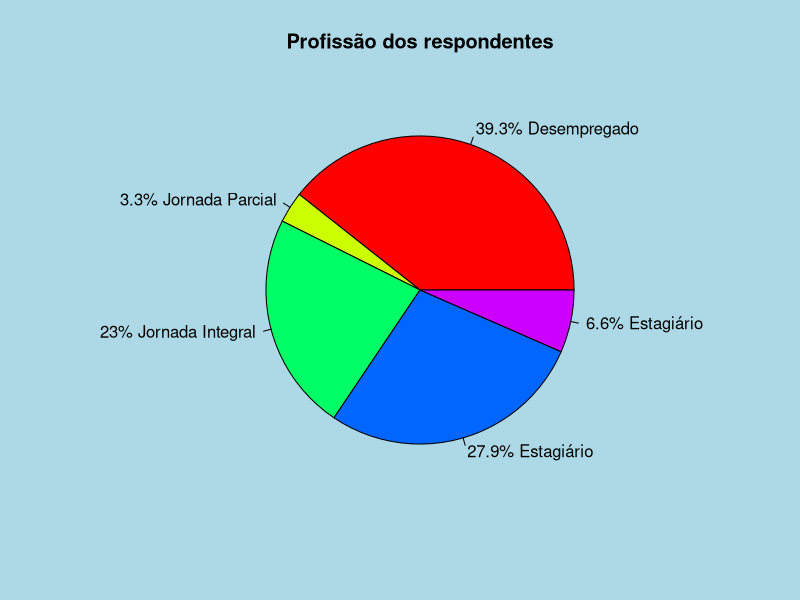
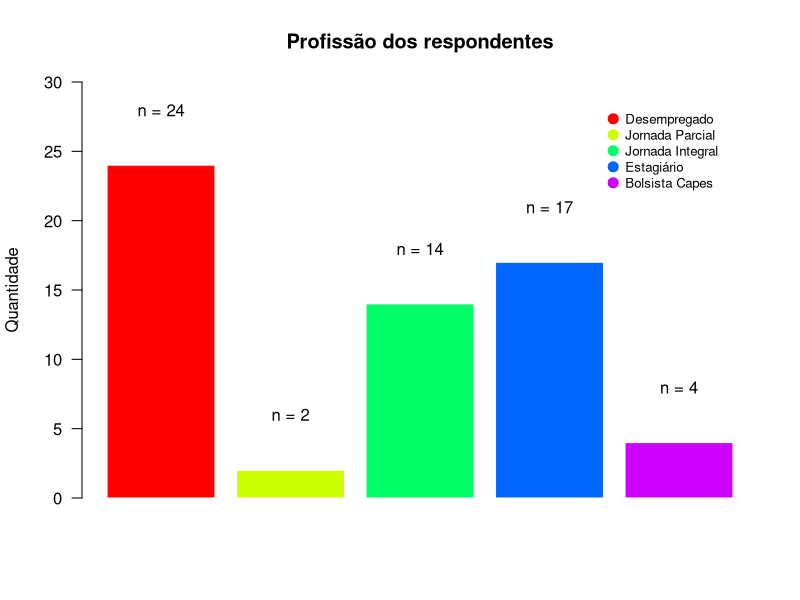

Write R code to recreate these figures, in order.
# ++++++++++++++++++++++++++++++++++++++++++++++++++++++++++++++++++++++++++++++++++++++
#
# Versão 4.0 2018
# Observação: Esta nova versão foi testada no ambiente MacOsx.
#
# Esta versão gera ("plota") os gráficos mas não os mostra na janela "Plots" abaixo à direita do IDE RStudio.
# Os gráficos são gerados e gravados nos arquivos com a extensão .PNG.
# Para tanto, foi criada uma pasta (folder), abaixo da pasta principal com a denominacao de "gráficos". 
#
## Análise Exploratória dos Dados realizada na planilha modificada localizada na pasta dados
## Neste script R o nome da planilha ficou sendo "umses_graduacao_2018.xlsx"
#
# Carregando a biblioteca para leitura e gravação de planilhas Excel formato 'xlsx'
if (!require(readxl)) install.packages('readxl')
library(readxl)
library(graphics)
#
# Lendo a planilha já com o nome modificado
# A opção "sheet = "dados" especifica o nome da área de trabalho que será lida da planilha
#
df <- read_xlsx("dados/umses_graduacao_2018_vtidy.xlsx", sheet="dados")
#
# A função "head(df, 3)" mostra as três primeiras linhas trazidas para o data.frame de nome "df".
# O objetivo é o de fazer uma inspeção visual das colunas e verificar a importação correta dos dados.
#
head(df, 3)
#
# +++++++++++++++++++++++++++++++++++++++++++++++++++++++++++++++++++++++++++++++++++++++
# 
# Iniciando a geração e gravação dos gráficos
#
# Seção I.Dados censitários
#
# Gênero
trab=table(df$trabalha)
trab
# Exibição do conteúdo para simples conferência.
#
# A variável "lbls" é utilizada neste e nos próximos gráficos para definir os rótulos mostrados na figura
lbls <- c("Desempregado", "Jornada Parcial", "Jornada Integral", "Estagiário", "Estagiário", "Frelancer", "Afastado", "Aposentado", "Bolsista Capes")
# A variável "pct" é utilizada neste e nos outros gráficos para definir os valores exibidos em porcentagem
# O valor está arredondado para uma casa decimal
pct <- round(trab/sum(trab)*100, digits=1)
pct
#
# O primeiro gráfico a ser elaborado, será do tipo pizza (pie) para a variável "profissão".
# A variável "lbls" concatena os elementos (nomes) e os valores (em porcentagem)
lbls <- paste0(pct,"% ", lbls) # add percents to labels
lbls
# A chamada da funcao png abaixo serve para plotar o grafico em um arquivo, 
# ao inves de plotar na janela "Plots" no RStudio. 
# Poderiam ser utilizados outros formatos de arquivo, tais como: 'bmp', 'pdf', 'jpeg' ou 'tiff'.
#
# Obs: lembrar de criar um diretório, abaixo do diretório de trabalho atual, com o nome "gráficos"!!
#
png(filename="gráficos/aed_survey_trabalho_tidy.png", width = 800, height = 500, pointsize = 16)
#
# Definindo a cor de fundo do gráfico a ser exibido: azul clara
par(bg = "light blue")
#
# Geração do gráfico tipo pizza (pie)
pie(trab, labels = lbls, edges = 100, angle = 45, col = c(rainbow(5)), border = NULL,
    lty = NULL, main = "Profissão dos respondentes")
#
# Não se esquecer de chamar a funcao "dev.off()" para fechar o arquivo gravado!
# Este comando "dev.off()" é utilzado em complemento com a funcao png (ou outras funcoes para gerar arquivos graficos)
dev.off()
#
# Outra forma de visualização da variável "prof", utilizando gráfico de barras
# 
png(filename="gráficos/aed_survey_barra_trabalho_tidy.png", width = 800, height = 500, pointsize = 16)
# Gráfico do tipo "barplot"
lbls <- c("Desempregado", "Jornada Parcial", "Jornada Integral", "Estagiário", "Estagiário", "Frelancer", "Afastado", "Aposentado", "Bolsista Capes")
# Definindo a cor de fundo branca (default)
par(bg = "white")
# Geração do gráfico tipo barra (barplot)

my_bar=barplot(trab, border=F, names.arg = NA, las=2,
               col = c(rainbow(5)),
               ylab = "Quantidade",
               xlab = " ",
               ylim = c(0,30),
               main = "Profissão dos respondentes")
# Adicionando o texto a ser exibido 
text(my_bar, trab+4, paste("n = ",trab,sep=""),cex=1) 

#Agora adicionando a legenda ao gráfico
legend("topright", legend = c("Desempregado", "Jornada Parcial", "Jornada Integral", "Estagiário", "Bolsista Capes"),
       col = c(rainbow(5)),
       bty = "n", pch=20 , pt.cex = 2, cex = 0.8, 
       horiz = FALSE, inset = c(0.05, 0.05))
dev.off()
# Não se esquecer de chamar a funcao "dev.off()" para fechar o arquivo gravado!
#
# Fim do programa !!
# +++++++++++++++++++++++++++++++++++++++++++++++++++++++++++++++++++++++++++++++++++++++
